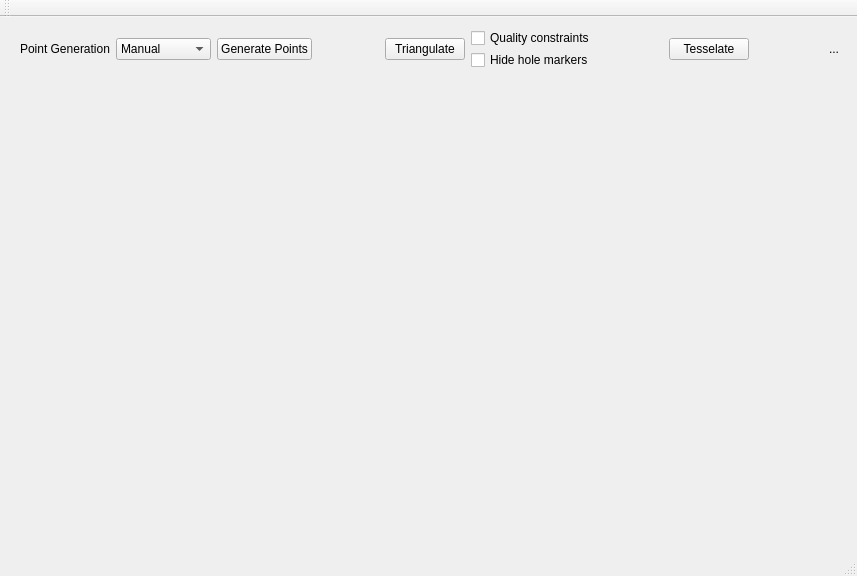
<?xml version="1.0" encoding="UTF-8"?>
<ui version="4.0">
 <class>TrianglePPDemoAppClass</class>
 <widget class="QMainWindow" name="TrianglePPDemoAppClass">
  <property name="geometry">
   <rect>
    <x>0</x>
    <y>0</y>
    <width>857</width>
    <height>576</height>
   </rect>
  </property>
  <property name="windowTitle">
   <string>Triangle++ Demo</string>
  </property>
  <property name="windowIcon">
   <iconset resource="TrianglePPDemoApp.qrc">
    <normaloff>:/TrianglePPDemo/triangle-PP-ico.png</normaloff>:/TrianglePPDemo/triangle-PP-ico.png</iconset>
  </property>
  <widget class="QWidget" name="centralWidget">
   <layout class="QVBoxLayout" name="verticalLayout">
    <item>
     <layout class="QHBoxLayout" name="horizontalLayout">
      <property name="leftMargin">
       <number>9</number>
      </property>
      <item>
       <widget class="QLabel" name="label">
        <property name="text">
         <string>Point Generation</string>
        </property>
       </widget>
      </item>
      <item>
       <widget class="QComboBox" name="pointModeComboBox">
        <item>
         <property name="text">
          <string>Manual</string>
         </property>
        </item>
        <item>
         <property name="text">
          <string>Automatic</string>
         </property>
        </item>
        <item>
         <property name="text">
          <string>From Image</string>
         </property>
        </item>
        <item>
         <property name="text">
          <string>From File</string>
         </property>
        </item>
        <item>
         <property name="text">
          <string>Example 1</string>
         </property>
        </item>
        <item>
         <property name="text">
          <string>Example 2</string>
         </property>
        </item>
       </widget>
      </item>
      <item>
       <widget class="QPushButton" name="generatePointsPushButton">
        <property name="text">
         <string>Generate Points</string>
        </property>
       </widget>
      </item>
      <item>
       <spacer name="horizontalSpacer">
        <property name="orientation">
         <enum>Qt::Horizontal</enum>
        </property>
        <property name="sizeHint" stdset="0">
         <size>
          <width>40</width>
          <height>20</height>
         </size>
        </property>
       </spacer>
      </item>
      <item>
       <widget class="QPushButton" name="triangualtePointsPushButton">
        <property name="text">
         <string>Triangulate</string>
        </property>
       </widget>
      </item>
      <item>
       <layout class="QVBoxLayout" name="verticalLayout_2">
        <property name="spacing">
         <number>2</number>
        </property>
        <item>
         <widget class="QCheckBox" name="useConstraintsCheckBox">
          <property name="text">
           <string>Quality constraints</string>
          </property>
         </widget>
        </item>
        <item>
         <widget class="QCheckBox" name="hideHolesCheckBox">
          <property name="text">
           <string>Hide hole markers</string>
          </property>
         </widget>
        </item>
       </layout>
      </item>
      <item>
       <spacer name="horizontalSpacer_3">
        <property name="orientation">
         <enum>Qt::Horizontal</enum>
        </property>
        <property name="sizeHint" stdset="0">
         <size>
          <width>40</width>
          <height>20</height>
         </size>
        </property>
       </spacer>
      </item>
      <item>
       <widget class="QPushButton" name="tesselatePointsPushButton">
        <property name="text">
         <string>Tesselate</string>
        </property>
       </widget>
      </item>
      <item>
       <spacer name="horizontalSpacer_2">
        <property name="orientation">
         <enum>Qt::Horizontal</enum>
        </property>
        <property name="sizeType">
         <enum>QSizePolicy::Expanding</enum>
        </property>
        <property name="sizeHint" stdset="0">
         <size>
          <width>40</width>
          <height>20</height>
         </size>
        </property>
       </spacer>
      </item>
      <item>
       <widget class="QToolButton" name="optionsToolButton">
        <property name="sizePolicy">
         <sizepolicy hsizetype="Fixed" vsizetype="Preferred">
          <horstretch>0</horstretch>
          <verstretch>0</verstretch>
         </sizepolicy>
        </property>
        <property name="toolTip">
         <string>Settings</string>
        </property>
        <property name="text">
         <string>...</string>
        </property>
        <property name="autoRaise">
         <bool>true</bool>
        </property>
       </widget>
      </item>
     </layout>
    </item>
    <item>
     <widget class="DrawingArea" name="drawAreaWidget" native="true">
      <property name="sizePolicy">
       <sizepolicy hsizetype="Preferred" vsizetype="Expanding">
        <horstretch>0</horstretch>
        <verstretch>0</verstretch>
       </sizepolicy>
      </property>
     </widget>
    </item>
   </layout>
  </widget>
  <widget class="QMenuBar" name="menuBar">
   <property name="geometry">
    <rect>
     <x>0</x>
     <y>0</y>
     <width>857</width>
     <height>26</height>
    </rect>
   </property>
  </widget>
  <widget class="QToolBar" name="mainToolBar">
   <attribute name="toolBarArea">
    <enum>TopToolBarArea</enum>
   </attribute>
   <attribute name="toolBarBreak">
    <bool>false</bool>
   </attribute>
  </widget>
  <widget class="QStatusBar" name="statusBar"/>
 </widget>
 <layoutdefault spacing="6" margin="11"/>
 <customwidgets>
  <customwidget>
   <class>DrawingArea</class>
   <extends>QWidget</extends>
   <header>DrawingArea.h</header>
   <container>1</container>
  </customwidget>
 </customwidgets>
 <resources>
  <include location="TrianglePPDemoApp.qrc"/>
 </resources>
 <connections/>
</ui>
